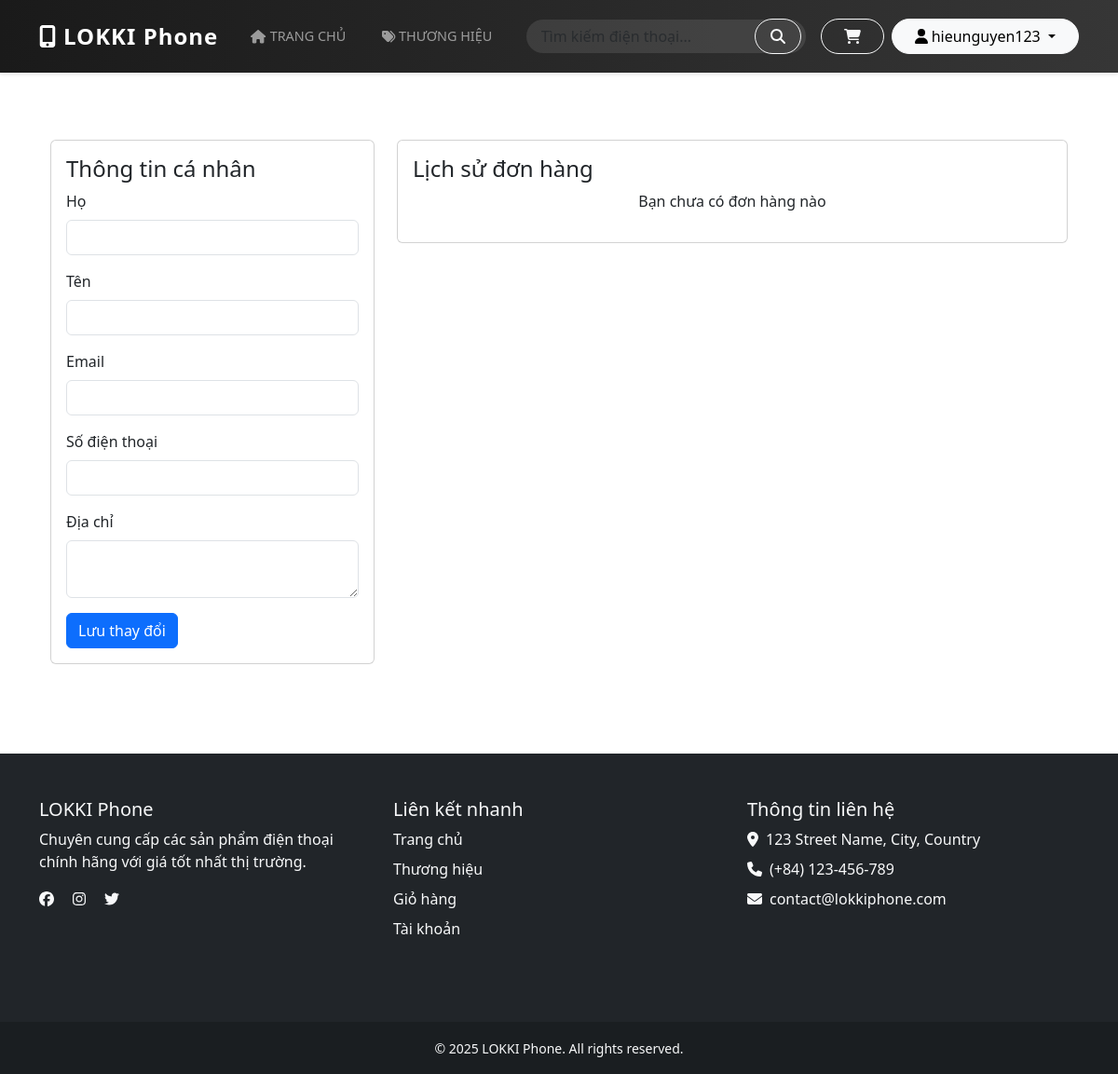
Before: /profile/ (signed in) with the older database file.
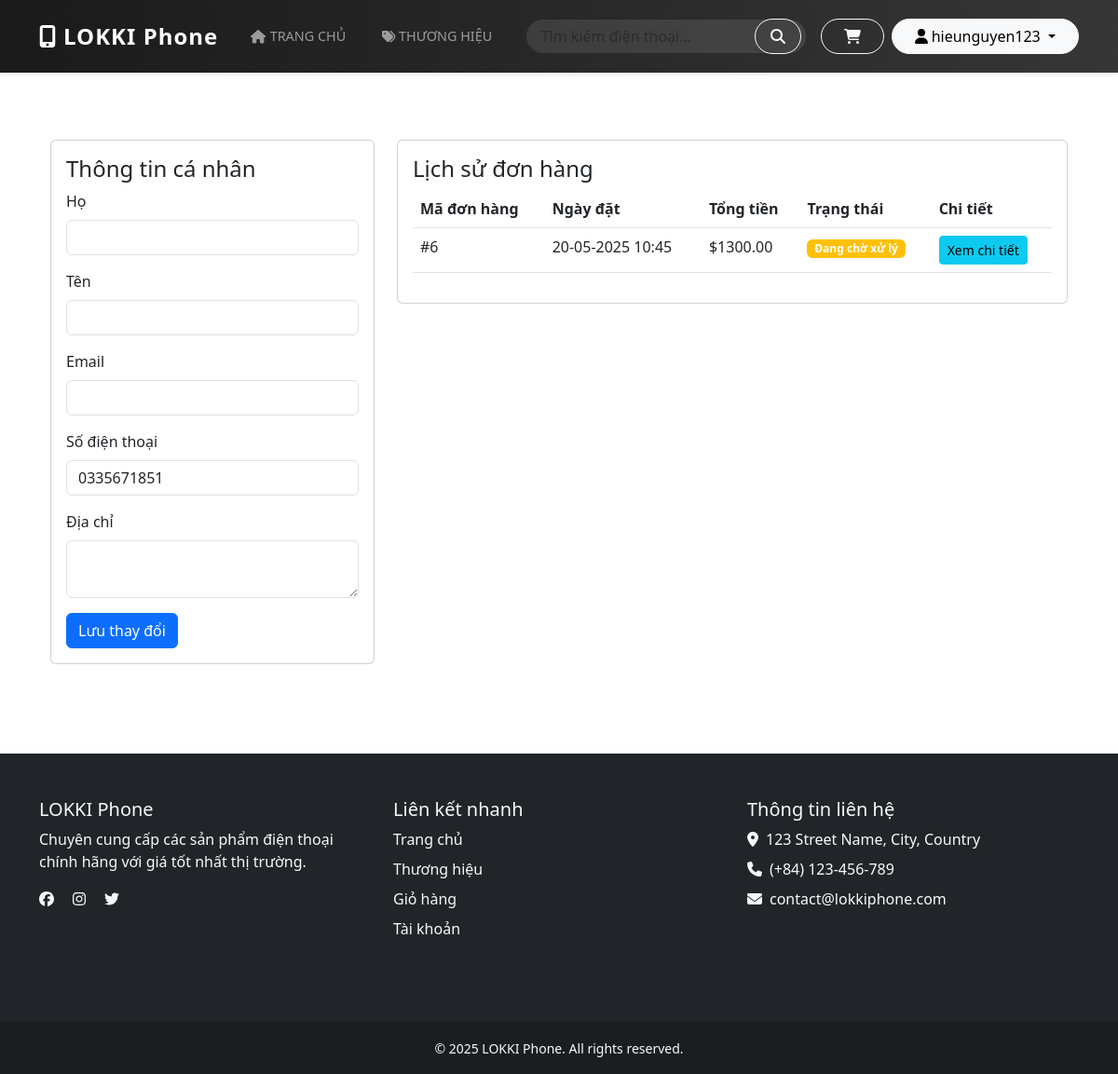
After: the same page with the newer database file.
### store/models.py (models this page shows, shortened)
class Profile(models.Model):
    user = models.OneToOneField(User, on_delete=models.CASCADE)
    phone_number = models.CharField(max_length=15, blank=True)
    address = models.TextField(blank=True)
    avatar = models.ImageField(upload_to='profiles/', blank=True)

class Order(models.Model):
    STATUS_CHOICES = [
        ('pending', 'Đang chờ xử lý'),
        ('processing', 'Đang xử lý'),
        ('shipped', 'Đang giao hàng'),
        ('completed', 'Đã giao hàng'),
        ('cancelled', 'Đã hủy')
    ]
    PAYMENT_CHOICES = [
        ('cod', 'Thanh toán khi nhận hàng'),
        ('banking', 'Chuyển khoản ngân hàng'),
        ('momo', 'Ví MoMo'),
        ('vnpay', 'VNPay'),
    ]
    user = models.ForeignKey(User, on_delete=models.CASCADE)
    full_name = models.CharField(max_length=100)
    phone = models.CharField(max_length=15)
    address = models.TextField()
    order_note = models.TextField(blank=True, null=True)
    status = models.CharField(max_length=20, choices=STATUS_CHOICES, default='pending')
    payment_method = models.CharField(max_length=20, choices=PAYMENT_CHOICES)
    total = models.DecimalField(max_digits=10, decimal_places=2)
    created_at = models.DateTimeField(auto_now_add=True)
    class Meta:
        verbose_name = 'Đơn hàng'
        verbose_name_plural = 'Đơn hàng'
        ordering = ['-created_at']

### store/views.py (the view, shortened to what this page needs)
# urls.py: path('profile/', views.profile, name='profile'),
@login_required
def profile(request):
    orders = Order.objects.filter(user=request.user).order_by('-created_at')
    return render(request, 'store/profile.html', {
        'orders': orders
    })

### store/templatetags/custom_filters.py (called while the page is built)
@register.filter(name='multiply')
def multiply(value, arg):
    try:
        return float(value) * float(arg)
    except (ValueError, TypeError):
        return ''

### store/templates/store/profile.html (shortened to what the changed rows need)
{% extends 'store/base.html' %}
{% load custom_filters %}
{% block content %}
<div class="container py-5">
    <div class="row">
        <div class="col-md-4">
            <div class="card">
                <div class="card-body">
                    <form method="post">
                        <div class="mb-3">
                            <label class="form-label">Số điện thoại</label>
                            <input type="text" name="phone_number" class="form-control" value="{{ user.profile.phone_number }}">
                        </div>
                    </form>
                </div>
            </div>
        </div>
        <div class="col-md-8">
            <div class="card">
                <div class="card-body">
                    <h4 class="card-title">Lịch sử đơn hàng</h4>
                    {% if orders %}
                    <div class="table-responsive">
                        <table class="table">
                            <thead>
                                <tr>
                                    <th>Mã đơn hàng</th>
                                    <th>Ngày đặt</th>
                                    <th>Tổng tiền</th>
                                    <th>Trạng thái</th>
                                    <th>Chi tiết</th>
                                </tr>
                            </thead>
                            <tbody>
                                {% for order in orders %}
                                <tr>
                                    <td>#{{ order.id }}</td>
                                    <td>{{ order.created_at|date:"d-m-Y H:i" }}</td>
                                    <td>${{ order.total }}</td>
                                    <td>
                                        {% if order.status == 'pending' %}
                                            <span class="badge bg-warning">Đang chờ xử lý</span>
                                        {% elif order.status == 'processing' %}
                                            <span class="badge bg-primary">Đang xử lý</span>
                                        {% elif order.status == 'shipped' %}
                                            <span class="badge bg-info">Đang giao hàng</span>
                                        {% elif order.status == 'completed' %}
                                            <span class="badge bg-success">Đã giao hàng</span>
                                        {% elif order.status == 'cancelled' %}
                                            <span class="badge bg-danger">Đã hủy</span>
                                        {% endif %}
                                    </td>
                                    <td>
                                        <button type="button" class="btn btn-sm btn-info" data-bs-toggle="modal" data-bs-target="#orderModal{{ order.id }}">
                                            Xem chi tiết
                                        </button>
                                    </td>
                                </tr>
                                {% endfor %}
                            </tbody>
                        </table>
                    </div>
                    {% else %}
                    <p class="text-center">Bạn chưa có đơn hàng nào</p>
                    {% endif %}
                </div>
            </div>
        </div>
    </div>
</div>
{% endblock %}

### store/templates/store/base.html (shortened to what the changed rows need)
{% load static %}
<!DOCTYPE html>
<html lang="en">
<head>
    <link href="https://cdn.jsdelivr.net/npm/bootstrap@5.3.0/dist/css/bootstrap.min.css" rel="stylesheet">
    <link rel="stylesheet" href="https://cdnjs.cloudflare.com/ajax/libs/font-awesome/6.0.0/css/all.min.css">
</head>
<body>
    <div id="content">
        <nav class="navbar navbar-expand-lg navbar-dark bg-dark">
            <div class="container">
                <div class="collapse navbar-collapse" id="navbarNav">
                    <div class="navbar-auth d-flex align-items-center">
                        {% if user.is_authenticated %}
                            <a href="{% url 'cart' %}" class="btn btn-outline-light me-2 cart-btn">
                                <i class="fas fa-shopping-cart"></i>
                            </a>
                            <div class="dropdown">
                                <button class="btn btn-light dropdown-toggle" type="button" id="userDropdown"
                                        data-bs-toggle="dropdown" aria-expanded="false">
                                    <i class="fas fa-user me-1"></i>{{ user.username }}
                                </button>
                            </div>
                        {% endif %}
                    </div>
                </div>
            </div>
        </nav>
        <div class="container mt-4" id="content">
            {% block content %}{% endblock %}
        </div>
    </div>
</body>
</html>

Changed rows visible on the page:
added Order: id "6", created_at "20-05-2025 10:45", total "1300.00", status "Đang chờ xử lý"
Other visible differences:
form field phone_number: (not shown) → "0335671851"
text no longer shown: "Bạn chưa có đơn hàng nào"
text now shown: "Mã đơn hàng Ngày đặt Tổng tiền Trạng thái Chi tiết"
